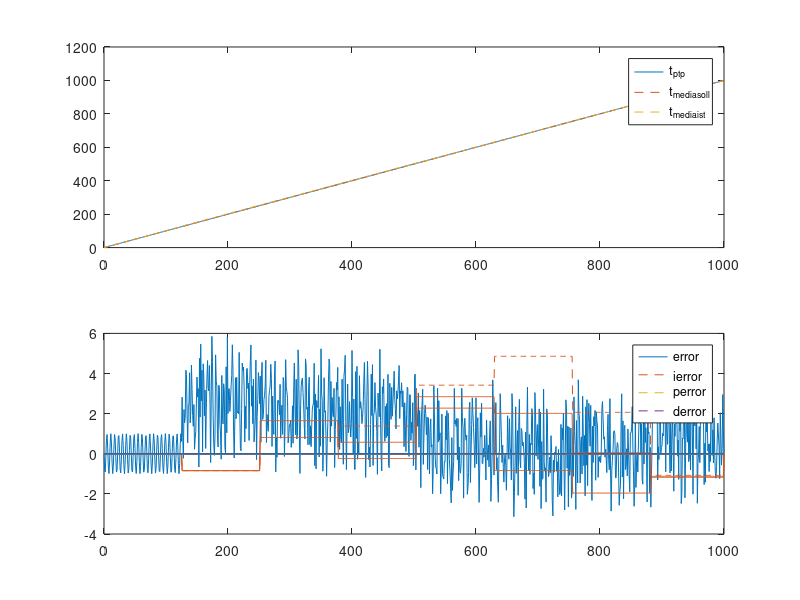

This figure's MATLAB source:
###########################################
# Simulation of a PI Controller           #
# fabianb,  09/2017                       #
###########################################

clear;
# Number of samples taken for the simulation
length = 1000; # 1 kHz ticks

# t_ptp is the common time base of two systems
t_ptp = 0:1:length; # startpoint : increment value for common time base : endpoint

# t_media_soll is the media time of system 1 refered to the common time base t_ptp
t_media_soll = t_ptp * 0.99995 + sin(t_ptp); # run 50 ppm slower than the time reference, sin to have some error in there

# t_media_step is the increment value of the media time of system 2 when it is uncontrolled/freewheeling
t_media_step = 1.00005; # run 50 ppm faster than time reference

# t_media_ist is the current time of system 2 refered to the common timebase. 
# It is incremented and controlled in the for loop below.
t_media_ist = t_ptp;

# t_media_error is added as error signal to t_media_ist
t_media_error = rand(length+1)*5-2.5; 
#t_media_error = sin(t_ptp*0.5);

ierror = zeros(length+1);
perror = zeros(length+1);
derror = zeros(length+1);
  
# Update interval of the PID controller  
update_interval = 125; # 1 kHz ticks

# calculate error based on samples in the past
offset = update_interval;



t_media_step_init = 1.1;
t_media_step = t_media_step_init;
t_media_step_1 = t_media_step_init;
next_update = update_interval;

# Control loop  
for i=2+offset:1:length
  # increment t_media_ist
  t_media_ist(i) = t_media_ist(i) + t_media_step + t_media_error(i) + t_media_step_init; # Add calculated step, add some error signal, add a constant = timer running to fast
  
  # just for nicer plots
  ierror(i) = ierror(i-1);
  perror(i) = perror(i-1);
  derror(i) = derror(i-1);
  
  # Update the t_media_step when update_interval is over
  if i > next_update
    perror(i) = t_media_ist(i-offset) - t_media_soll(i-offset);
    derror(i) = perror(i) - perror(i-offset);
    ierror(i) = perror(i) + perror(i-offset);
    t_media_step = t_media_step - perror(i) * 0.1 - perror(i) * 0.6 - derror(i) * 0.3;
    next_update = i + update_interval;
  endif
  
  # lowpass the t_media_step signal (behaviour of a PLL)
  t_media_step = (t_media_step + t_media_step_1) * 0.5;
  t_media_step_1 = t_media_step;
endfor
ierror(length+1) = 0;
perror(length+1) = 0;
t_media_ist(length+1) = t_media_soll(length+1);
   
# Claculate absolute error
error = t_media_ist - t_media_soll;

# Plots
figure(1);

# Plot the timing values 
subplot(2,1,1);
plot (t_ptp, t_ptp, '-', t_ptp, t_media_soll, '--', t_ptp, t_media_ist, '--');
legend('t_p_t_p', 't_m_e_d_i_a_s_o_l_l', 't_m_e_d_i_a_i_s_t');
#axis ([0 length+1 -10 length+10]); #[x_lo x_hi y_lo y_hi]

# Plot the error signals
subplot(2,1,2);
plot ( t_ptp, error, '-', t_ptp, ierror, '--', t_ptp, perror, '-', t_ptp, derror, '-');
legend('error', 'ierror', 'perror', 'derror');
#axis ([0 length+1 -20 20]); #[x_lo x_hi y_lo y_hi]